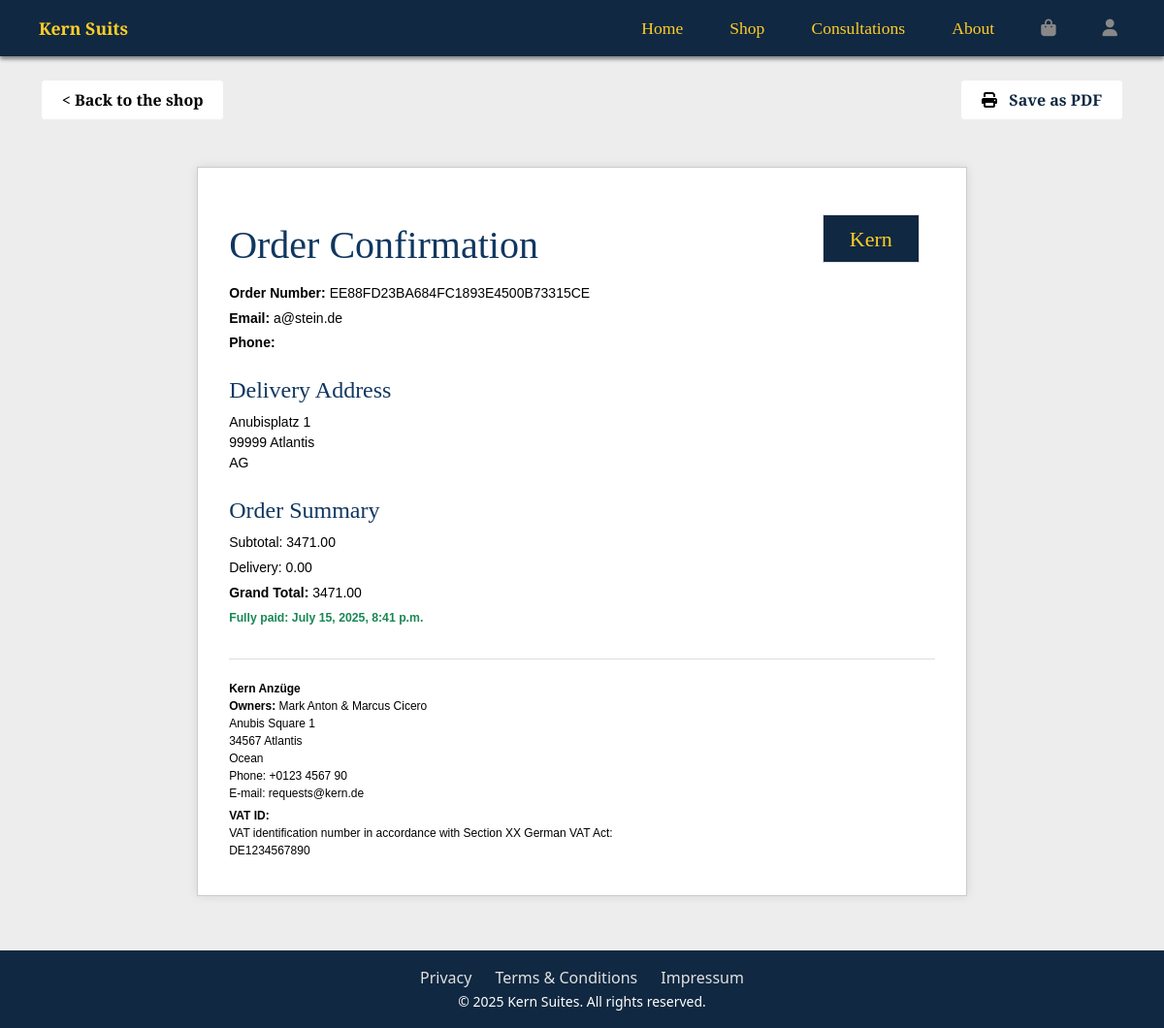
The app's page /checkout/checkout_success/EE88FD23BA684FC1893E4500B73315CE with its own data.
### checkout/models.py (models this page shows, shortened)
class Order(models.Model):
    order_number = models.CharField(
        max_length=32,
        unique=True,
        editable=False
    )
    user = models.ForeignKey(
        settings.AUTH_USER_MODEL,
        on_delete=models.SET_NULL,
        null=True,
        blank=True,
        related_name='orders'
    )
    created_at = models.DateTimeField(auto_now_add=True)
    updated_at = models.DateTimeField(auto_now=True)
    status = models.CharField(
        max_length=20,
        choices=settings.STATUS_CHOICES,
        default='created'
    )
    first_name = models.CharField(max_length=100)
    last_name = models.CharField(max_length=100)
    email = models.EmailField()
    phone = models.CharField(max_length=20, blank=True)
    address_line1 = models.CharField(max_length=255)
    address_line2 = models.CharField(max_length=255, blank=True)
    postal_code = models.CharField(max_length=20)
    city = models.CharField(max_length=100)
    country = CountryField(blank_label='Country *', null=False, blank=False)
    total_amount = models.DecimalField(max_digits=10, decimal_places=2, default=0.00)
    delivery_costs = models.DecimalField(max_digits=10, decimal_places=2, default=0.00)
    grand_total = models.DecimalField(max_digits=10, decimal_places=2, default=0.00)
    stripe_pid = models.CharField(max_length=255, blank=True, null=True)
    original_bag = models.TextField(blank=True, null=True)

### checkout/views.py (the view, shortened to what this page needs)
# urls.py: path('checkout_success/<order_number>', views.checkout_success, name='checkout_success'),
def checkout_success(request, order_number):
    save_info = request.session.get('save_info')
    order = get_object_or_404(Order, order_number=order_number)
    if 'bag' in request.session:
        del request.session['bag']
    template = 'checkout/checkout_success.html'
    context = {
        'order': order,
    }
    return render(request, template, context)

### bag/contexts.py (called while the page is built, shortened)
def bag_contents(request):
    bag = request.session.get("bag", {})
    bag_items = []
    total = 0
    variant_count = 0
    delivery_cost = 0
    context = {
        "bag_items": bag_items,
        "grand_total": total,
        "variant_count": variant_count,
        "delivery_cost": delivery_cost,
    }
    return context

### checkout/templates/checkout/checkout_success.html (shortened to what this page needs)
{% extends "checkout/base.html" %}
{% load static %}
{% block extra_css %}
    <link rel="stylesheet" href="{% static 'checkout/css/checkout_success.css' %}">
{% endblock %}
{% block content %}
<main class="container pb-4 ">
    <div class="d-flex">
        <a href="{% url 'products' %}" class="btn-white btn-outline-secondary mb-3 mt-4 ">
            <div class="d-none d-sm-block">&lt; Back to the shop</div>
        </a>
        <button onclick="window.print()" class="btn-white btn-outline-secondary ms-auto mb-3 mt-4">
            <i class="fas fa-print me-2"></i> Save as PDF
        </button>
    </div>
    <div class="a4-document">
        <div class="d-flex">
            <div>
                <h1>Order Confirmation</h1>
            </div>
            <div class="logo ms-auto border m-3 d-flex justify-content-center align-items-center">
                <div class="logo-text">Kern</div>
            </div>
        </div>
        <p><strong>Order Number:</strong> {{ order.order_number }}</p>
        <p><strong>Email:</strong> {{ order.email }}</p>
        <p><strong>Phone:</strong> {{ order.phone }}</p>
        <h4>Delivery Address</h4>
        <p>
            {{ order.address_line1 }}<br>
            {{ order.postal_code }} {{ order.city }}<br>
            {{ order.country }}
        </p>
        <h4>Order Summary</h4>
        <p>Subtotal: {{ order.total_amount }}</p>
        <p>Delivery: {{ order.delivery_costs }}</p>
        <p><strong>Grand Total:</strong> {{ order.grand_total }}</p>
        <p><strong><small class="text-success">Fully paid: {{ order.created_at }}</small></strong></p>
        <div class="footer">
            <p>
                <strong>Kern Anzüge</strong><br>
                <strong>Owners:</strong> Mark Anton & Marcus Cicero<br>
                Anubis Square 1<br>
                34567 Atlantis<br>
                Ocean<br>
                Phone: +0123 4567 90<br>
                E-mail: requests@kern.de
            </p>
            <p>
                <strong>VAT ID:</strong><br>
                VAT identification number in accordance with Section XX German VAT Act:<br>
                DE1234567890
            </p>
        </div>
    </div>
</main>
{% endblock %}

### checkout/static/checkout/css/base.css (style rules this page uses)
[data-theme] body { background-color: var(--bgDefault2); }

### checkout/static/checkout/css/checkout_success.css (style rules this page uses)
.a4-document { max-width: 21cm; margin: 2rem auto; padding: 2rem; background: white; border: 1px solid #ccc; box-shadow: 0 0 10px rgba(0,0,0,0.1); font-family: Arial, sans-serif; font-size: 14px; }
.a4-document h1, .a4-document h4, .a4-document h5 { margin-top: 1.5rem; margin-bottom: 0.5rem; }
.a4-document p { margin: 0.3rem 0; }
[data-theme] .footer { margin-top: 2rem; border-top: 1px solid #ddd; padding-top: 1rem; font-size: 12px; color: #555; }
.logo { background-color: var(--nav-bg); width: 100px; height: 50px; }
.logo-text { font-size: 22px; font-family: "Cinzel", serif; color: var(--act2-text); }

### static/css/themes.css (style rules this page uses)
:root { --text1: #000000; --text2: #0d1b2a; --text3: #102841; --text-admin: #e18616; --title1: #0a2540; --title2: #103760; --link: #1573d7; --link-hover: #298bf3; --bgDefault: #ffffff; --bgDefault2: #ededed; --bgcontrast: #102841; --act1-bg: #ffbe3b; --act1-text: #0d1b2a; --act1-border: #c89e2d; --act1-bg-hover: #0d1b2a; --act1-text-hover: #f3c83c; --act2-bg: #0d1b2a; --act2-text: #ffcd28; --act2-bg-hover: #d4af37; --act2-text-hover: #0d1b2a; --color1: #102841; --color3: #d4af37; --color4: #c89e2d; --color5: #f2f2f2; --nav-bg: #102841; --nav-title: #ffffff; --nav-link: #ffcd28; --nav-link-hover: #ffffff; --nav-icon: rgb(136, 136, 136); }
* { color: var(--text1); }
a { color: var(--link); text-decoration: none; font-weight: 500; }
.btn-white { display: inline-block; padding: 0.5rem 1.3rem; background: var(--bgDefault); color: var(--text3); text-decoration: none; border-radius: 4px; border: 1px solid var(--bgDefault2); font-weight: bold; transition: background-color 0.3s ease; font-family: "Cinzel", serif; }

### static/css/layout.css (style rules this page uses)
:root { --nav-height: 58px; --padding-horizontal: 15px; }
* { margin: 0; padding: 0; }
h1, h2, h3, h4, h5, h6 { color: var(--title2); font-family: 'Cinzel', serif; }
main, [data-theme] .main { margin-top: var(--nav-height); align-self: flex-start; }

### records on screen
Order: order_number "EE88FD23BA684FC1893E4500B73315CE", email "a@stein.de", address_line1 "Anubisplatz 1", postal_code "99999", city "Atlantis", country "AG", total_amount "3471.00", delivery_costs "0.00", grand_total "3471.00", created_at "July 15, 2025, 8:41 p.m."
